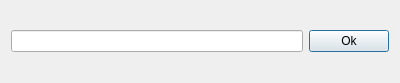
<?xml version="1.0" encoding="UTF-8"?>
<ui version="4.0">
 <class>DialogWindow</class>
 <widget class="QDialog" name="DialogWindow">
  <property name="geometry">
   <rect>
    <x>0</x>
    <y>0</y>
    <width>400</width>
    <height>83</height>
   </rect>
  </property>
  <property name="minimumSize">
   <size>
    <width>400</width>
    <height>83</height>
   </size>
  </property>
  <property name="maximumSize">
   <size>
    <width>400</width>
    <height>83</height>
   </size>
  </property>
  <property name="windowTitle">
   <string>Dialog</string>
  </property>
  <layout class="QHBoxLayout" name="horizontalLayout">
   <item>
    <widget class="QLineEdit" name="lineEdit"/>
   </item>
   <item>
    <widget class="QPushButton" name="pushButtonOk">
     <property name="text">
      <string>Ok</string>
     </property>
    </widget>
   </item>
  </layout>
 </widget>
 <resources/>
 <connections/>
</ui>
